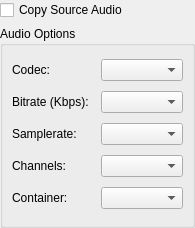
<?xml version="1.0" encoding="UTF-8"?>
<ui version="4.0">
 <class>AudioInterface</class>
 <widget class="QWidget" name="AudioInterface">
  <property name="geometry">
   <rect>
    <x>0</x>
    <y>0</y>
    <width>195</width>
    <height>228</height>
   </rect>
  </property>
  <property name="windowTitle">
   <string>Form</string>
  </property>
  <layout class="QVBoxLayout" name="verticalLayout">
   <property name="leftMargin">
    <number>0</number>
   </property>
   <property name="topMargin">
    <number>0</number>
   </property>
   <property name="rightMargin">
    <number>0</number>
   </property>
   <property name="bottomMargin">
    <number>0</number>
   </property>
   <item>
    <widget class="QCheckBox" name="copyAudioCheckBox">
     <property name="text">
      <string>Copy Source Audio</string>
     </property>
    </widget>
   </item>
   <item>
    <widget class="QGroupBox" name="audioOptionsGroupBox">
     <property name="title">
      <string>Audio Options</string>
     </property>
     <layout class="QGridLayout" name="gridLayout">
      <item row="0" column="0">
       <widget class="QLabel" name="audioCodecLabel">
        <property name="text">
         <string>Codec:</string>
        </property>
       </widget>
      </item>
      <item row="0" column="1">
       <widget class="QComboBox" name="audioCodecBox"/>
      </item>
      <item row="1" column="0">
       <widget class="QLabel" name="audioBitrateLabel">
        <property name="text">
         <string>Bitrate (Kbps):</string>
        </property>
       </widget>
      </item>
      <item row="1" column="1">
       <widget class="QComboBox" name="audioBitrateBox"/>
      </item>
      <item row="2" column="0">
       <widget class="QLabel" name="audioSampleLabel">
        <property name="text">
         <string>Samplerate:</string>
        </property>
       </widget>
      </item>
      <item row="2" column="1">
       <widget class="QComboBox" name="audioSamplerateBox"/>
      </item>
      <item row="3" column="0">
       <widget class="QLabel" name="audioChannelLabel">
        <property name="text">
         <string>Channels:</string>
        </property>
       </widget>
      </item>
      <item row="3" column="1">
       <widget class="QComboBox" name="audioChannelBox"/>
      </item>
      <item row="4" column="0">
       <widget class="QLabel" name="audioContainerLabel">
        <property name="text">
         <string>Container:</string>
        </property>
       </widget>
      </item>
      <item row="4" column="1">
       <widget class="QComboBox" name="audioContainerBox"/>
      </item>
     </layout>
    </widget>
   </item>
  </layout>
 </widget>
 <resources/>
 <connections/>
</ui>
